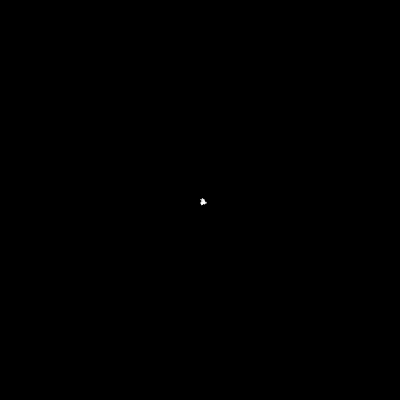
Frame 1 (no input)
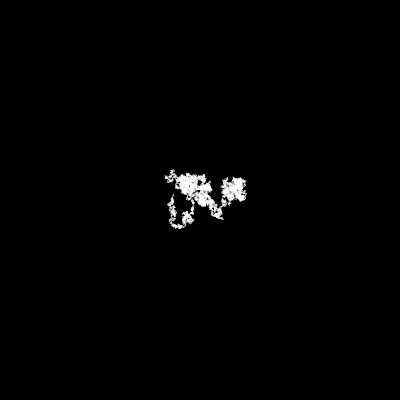
Frame 60 (no input)
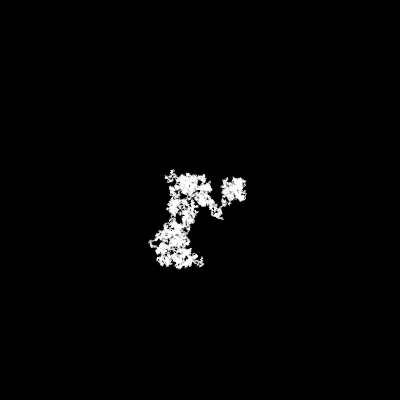
Frame 120 (the mouse pressed at the canvas centre since frame 60)

The p5.js sketch that drew these frames (run headless with seeded random() and noise() and a simulated clock; from frame 60 on, the mouse is pressed at the canvas centre):

// p5.js sketch
// ── sketch.js
let windowW = 400;
let windowH = 400;
let w;
function setup() {
  createCanvas(windowW, windowH);
  background(0);
  w = new Walker();
}

function draw() {
  for (let i = 0; i < 100; i++) {
    w.update();
    w.render();
  }
}
// ── Walker.js
class Walker {
  constructor() {
    this.rad = 4;
    this.pos = createVector(windowW / 2, windowH / 2);
    this.vel = p5.Vector.random2D();
  }
  update() {
    constrain(this.pos.x, 0, windowW);
    constrain(this.pos.y, 0, windowH);
    this.pos.add(this.vel);
    this.vel = p5.Vector.random2D();
  }
  render() {
    stroke(255);
    point(this.pos.x, this.pos.y);
  }
}
